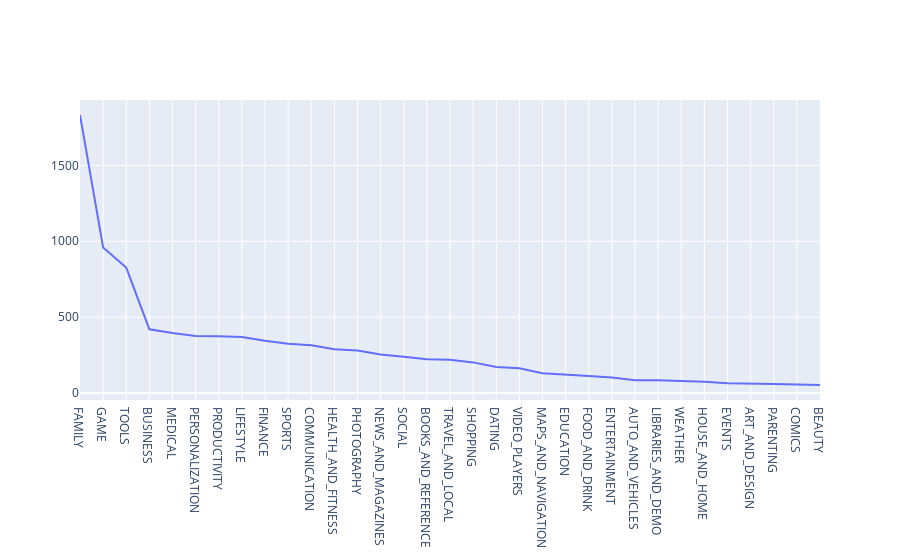

Source (notebook cell):
### Code cell
plotly.offline.iplot(data)

### Figure 1 — Plotly figure (JSON) as saved in the notebook; plotly's stock layout.template omitted (floating-point values rounded to 4 significant figures)
{"data": [{"type": "scatter", "x": ["FAMILY", "GAME", "TOOLS", "BUSINESS", "MEDICAL", "PERSONALIZATION", "PRODUCTIVITY", "LIFESTYLE", "FINANCE", "SPORTS", "COMMUNICATION", "HEALTH_AND_FITNESS", "PHOTOGRAPHY", "NEWS_AND_MAGAZINES", "SOCIAL", "BOOKS_AND_REFERENCE", "TRAVEL_AND_LOCAL", "SHOPPING", "DATING", "VIDEO_PLAYERS", "MAPS_AND_NAVIGATION", "EDUCATION", "FOOD_AND_DRINK", "ENTERTAINMENT", "AUTO_AND_VEHICLES", "LIBRARIES_AND_DEMO", "WEATHER", "HOUSE_AND_HOME", "EVENTS", "ART_AND_DESIGN", "PARENTING", "COMICS", "BEAUTY"], "y": [1832, 959, 827, 420, 395, 376, 374, 369, 345, 325, 315, 288, 281, 254, 239, 222, 219, 202, 171, 163, 131, 119, 112, 102, 85, 84, 79, 74, 64, 64, 60, 56, 53]}], "layout": {}}
